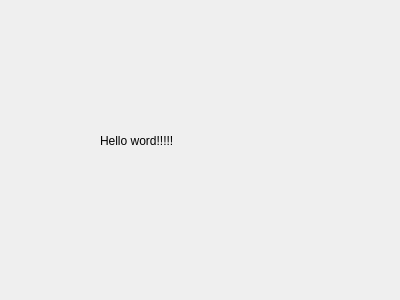
<?xml version="1.0" encoding="UTF-8"?>
<ui version="4.0">
 <class>SecondWindow</class>
 <widget class="QDialog" name="SecondWindow">
  <property name="geometry">
   <rect>
    <x>0</x>
    <y>0</y>
    <width>400</width>
    <height>300</height>
   </rect>
  </property>
  <property name="windowTitle">
   <string>Dialog</string>
  </property>
  <widget class="QLabel" name="label">
   <property name="geometry">
    <rect>
     <x>100</x>
     <y>90</y>
     <width>171</width>
     <height>101</height>
    </rect>
   </property>
   <property name="text">
    <string>Hello word!!!!! </string>
   </property>
  </widget>
 </widget>
 <resources/>
 <connections/>
</ui>
